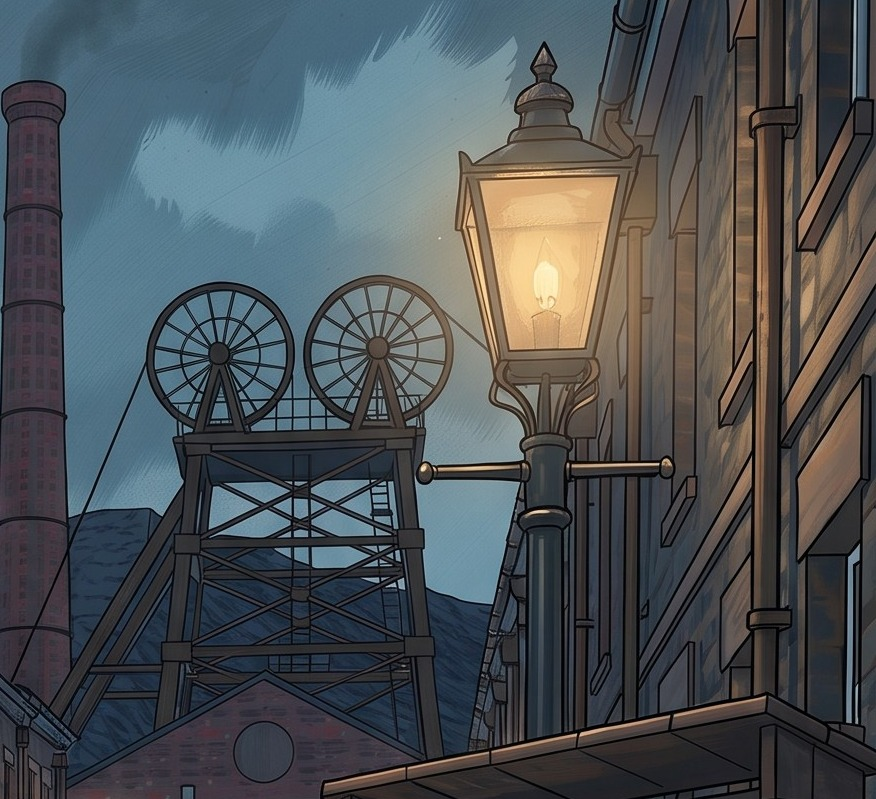
#> input picture austerity-explainer/working-files/session-scratch/plan3/why/lightcheck/c1-lamp-pithead.jpg, 876 x 799 px
$ python measure.py c1-lamp-pithead.jpg
#> lines starting #> are read from the running program, lines starting #| are printed output that depends on the picture; after the words box and inside, x2 and y2 are one past the last pixel; in counts of white or black regions, pixels touching at a corner belong together
import sys, numpy as np
from PIL import Image
p = sys.argv[1]
im = Image.open(p).convert('RGB'); W,H = im.size
#> further down, im is the input picture: PIL image 876x799 RGB; mean R, G, B 77.2, 82.5, 85.8
#> after `W, H = im.size`: W = 876; H = 799
a = np.asarray(im).astype(np.float32)/255
R,G,B = a[...,0],a[...,1],a[...,2]
L = 0.2126*R+0.7152*G+0.0722*B
hsv = np.asarray(im.convert('HSV')).astype(np.float32)
h = hsv[...,0]/255*360; s = hsv[...,1]/255; v = hsv[...,2]/255
#> after `h = hsv[..., 0] / 255 * 360`:
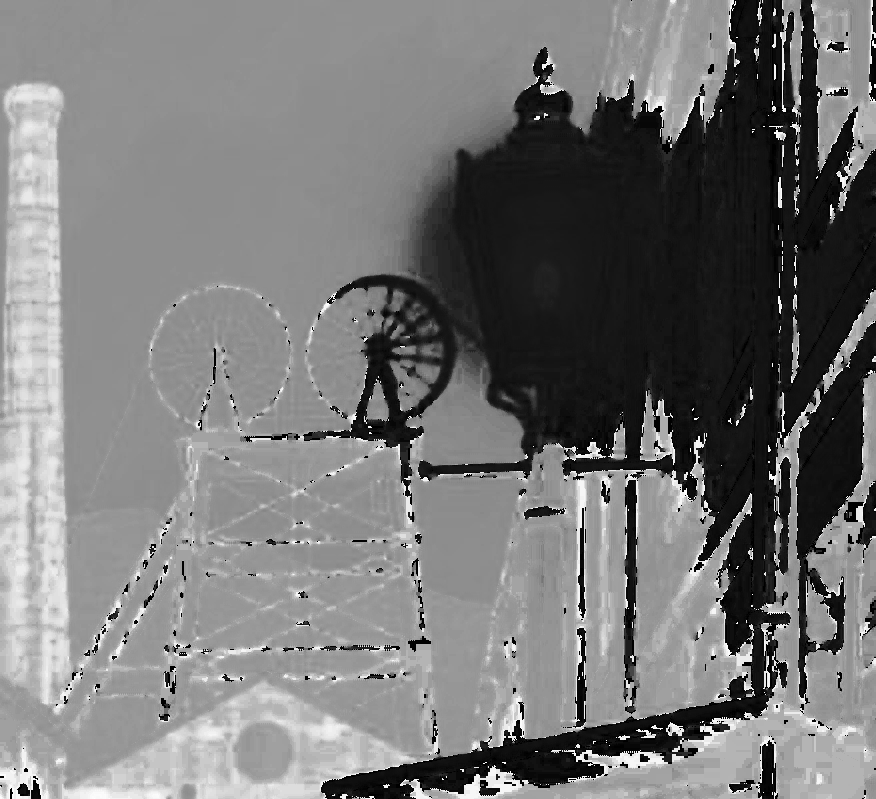
#> h: shape (799, 876) float32; min 0, max 355.8, mean 166.2; drawn with min black and max white
#> after `s = hsv[..., 1] / 255`:
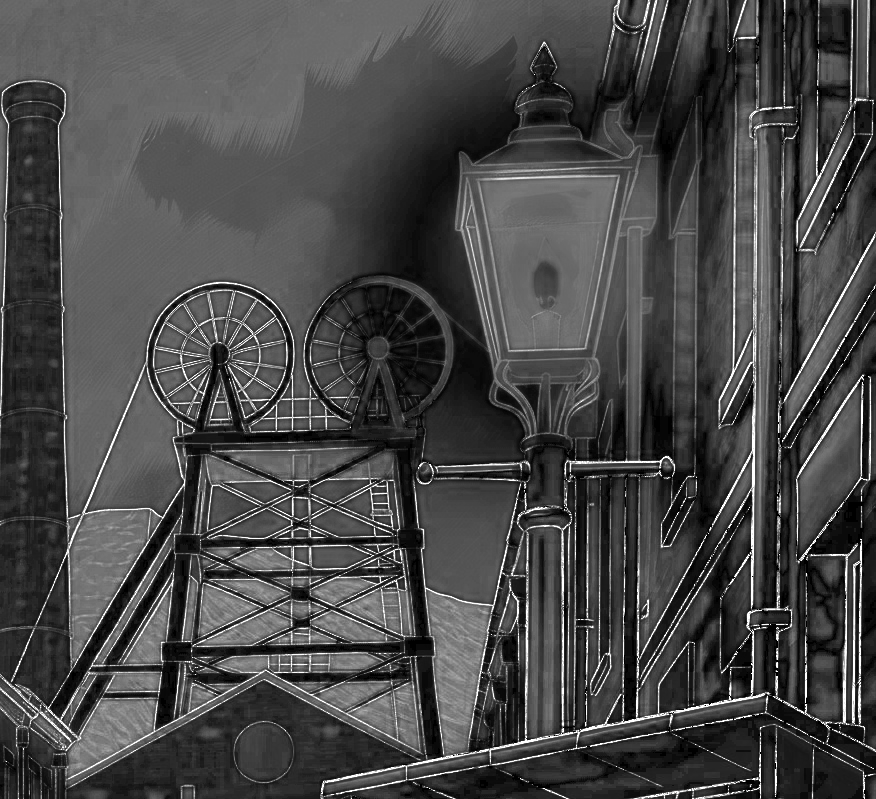
#> s: shape (799, 876) float32; min 0, max 1, mean 0.282
print('size',W,H,'mean L',L.mean().round(3))
#| size 876 799 mean L 0.32
# cool vs warm
cool = (B > R+0.03)
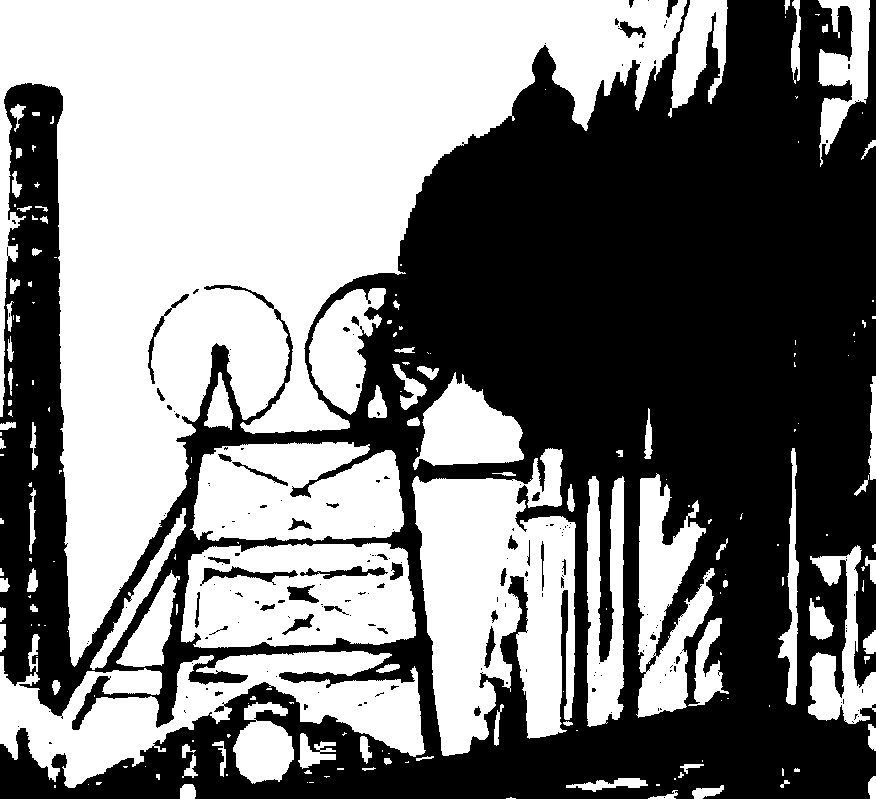
#> cool: shape (799, 876) bool; 49.7% white; 193 white regions (102 under 20 px), largest, box (x1, y1, x2, y2) and area: (0, 0, 687, 667) 187444, (412, 448, 576, 756) 33218, (0, 634, 426, 788) 25536
warm = (R > B+0.08) & (s>0.25)
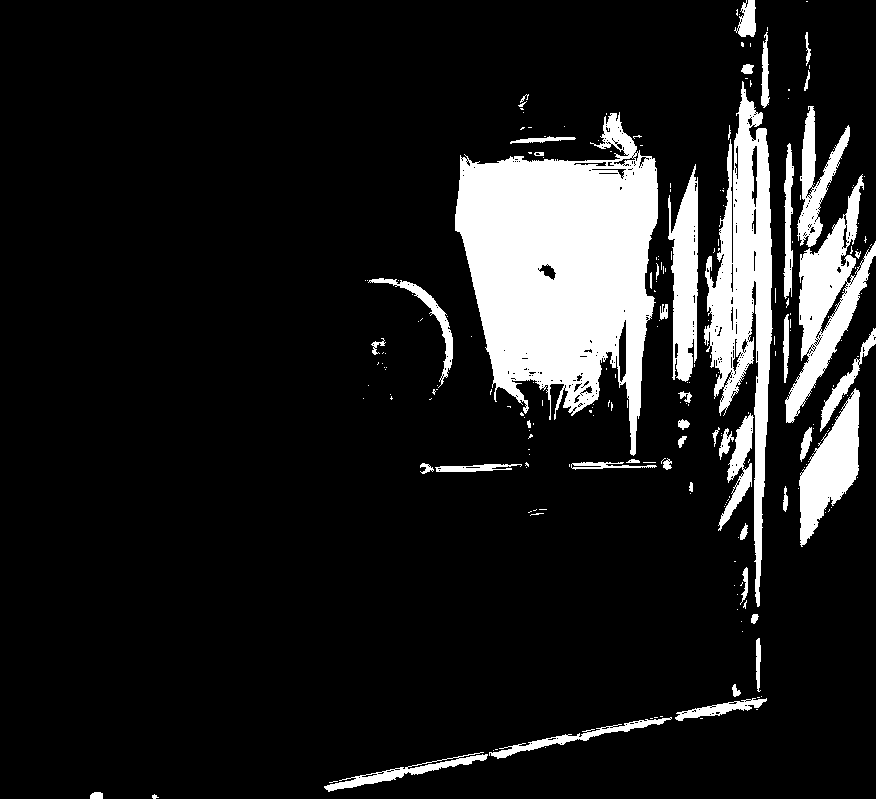
#> warm: shape (799, 876) bool; 12.5% white; 233 white regions (184 under 20 px), largest, box (x1, y1, x2, y2) and area: (455, 112, 658, 456) 41307, (704, 81, 773, 607) 14604, (785, 174, 876, 423) 7497
print('cool (blue > red) share %', round(cool.mean()*100,1), ' warm-ish (red>blue, saturated) share %', round(warm.mean()*100,1))
#| cool (blue > red) share % 49.7  warm-ish (red>blue, saturated) share % 12.5
for name,(x0,x1) in {'left third':(0,1/3),'mid third':(1/3,2/3),'right third':(2/3,1)}.items():
    sl = (slice(None), slice(int(x0*W),int(x1*W)))
    print(f'{name}: mean L {L[sl].mean():.3f}  cool% {cool[sl].mean()*100:.0f}  warm% {warm[sl].mean()*100:.1f}  L>0.6 % {(L[sl]>0.6).mean()*100:.2f}')
#> this loop made 3 passes
#| left third: mean L 0.303  cool% 73  warm% 0.0  L>0.6 % 0.07
#| mid third: mean L 0.384  cool% 58  warm% 12.8  L>0.6 % 9.87
#| right third: mean L 0.274  cool% 19  warm% 24.8  L>0.6 % 1.66
for name,(y0,y1) in {'top third':(0,1/3),'mid third':(1/3,2/3),'bottom third':(2/3,1)}.items():
    sl = (slice(int(y0*H),int(y1*H)), slice(None))
    print(f'{name}: mean L {L[sl].mean():.3f}  cool% {cool[sl].mean()*100:.0f}  warm% {warm[sl].mean()*100:.1f}  L>0.6 % {(L[sl]>0.6).mean()*100:.2f}')
# quadrants of 3x3
print('3x3 mean brightness (rows top->bottom, cols left->right):')
for r in range(3):
    print('  ', [round(float(L[int(r*H/3):int((r+1)*H/3), int(c*W/3):int((c+1)*W/3)].mean()),3) for c in range(3)])
# elements: boxes in display coords (1116 wide) -> scale
sc = W/1116
#> sc = 0.785
boxes = {
 'notice paper':(830,905,1020,1290),
 'notice key lines (PITS..NEW TERMS)':(840,1080,1010,1170),
 'notice headline NOTICE':(840,930,1010,990),
 'fire (drum top)':(590,1260,740,1335),
 'drum body':(565,1340,760,1645),
 'lantern':(862,1300,940,1470),
 'chair seat':(785,1425,1035,1480),
 'chair back':(955,1205,1080,1430),
 'street lamp glass':(815,290,935,440),
 'pithead wheels':(585,380,810,500),
 'sky beside wheels (lamp halo)':(560,520,790,640),
 'sky top-left':(80,40,460,300),
 'colliery gate':(575,850,770,940),
 'cart+sacks':(15,955,370,1145),
 'lit cobbles left':(300,1390,520,1570),
 'left near lamp':(232,712,290,800),
 'lit window left':(98,560,128,690),
 'bottom pavement strip':(0,1800,1116,2000),
}
print('\nelement: mean L | surround-ring L | contrast ratio | mean sat | warm%')
for k,(x0,y0,x1,y1) in boxes.items():
    X0,Y0,X1,Y1 = [int(t*sc) for t in (x0,y0,x1,y1)]
    inner = L[Y0:Y1,X0:X1]
    pad = int(0.5*max(X1-X0,Y1-Y0))
    oy0,oy1,ox0,ox1 = max(0,Y0-pad),min(H,Y1+pad),max(0,X0-pad),min(W,X1+pad)
    ring = L[oy0:oy1,ox0:ox1].copy(); m = np.ones_like(ring,bool); m[Y0-oy0:Y1-oy0, X0-ox0:X1-ox0]=False
    rl = ring[m].mean()
    print(f'{k:38s} {inner.mean():.3f} | {rl:.3f} | {(inner.mean()+0.05)/(rl+0.05):.2f} | {s[Y0:Y1,X0:X1].mean():.2f} | {warm[Y0:Y1,X0:X1].mean()*100:.0f}')
#> this loop made 18 passes
#> rl on passes 1 to 12: 0.194, 0.145, 0.182, nan, nan, nan, nan, nan, 0.393, 0.442, 0.34, 0.426
#| notice paper                           0.156 | 0.194 | 0.84 | 0.18 | 3
#| notice key lines (PITS..NEW TERMS)     nan | 0.145 | nan | nan | nan
#| notice headline NOTICE                 0.143 | 0.182 | 0.83 | 0.14 | 0
#| fire (drum top)                        nan | nan | nan | nan | nan
#| drum body                              nan | nan | nan | nan | nan
#| lantern                                nan | nan | nan | nan | nan
#| chair seat                             nan | nan | nan | nan | nan
#| chair back                             nan | nan | nan | nan | nan
#> (further printed lines are left out)
#> pass 1, `inner = L[Y0:Y1,X0:X1]`:
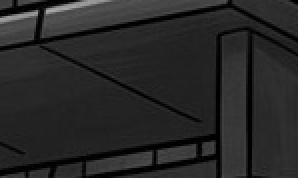
#> inner: shape (89, 149) float32 (shown 2 times larger); min 0, max 0.662, mean 0.156
#> pass 1, `ring = L[oy0:oy1, ox0:ox1].copy()`:
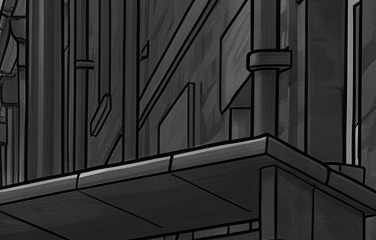
#> ring: shape (240, 376) float32; min 0, max 0.772, mean 0.189
#> pass 3, `ring = L[oy0:oy1, ox0:ox1].copy()`:
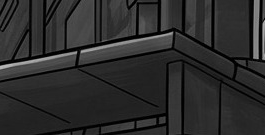
#> ring: shape (135, 265) float32; min 0, max 0.729, mean 0.175
# brightest 0.5% pixels: where
thr = np.quantile(L,0.995)
#> thr = 0.82
ys,xs = np.nonzero(L>=thr)
#> ys = 3507 values from 172 to 512; xs = 3507 values, max 597 at index 632, min 421 at index 3486, mean 536
print('\nbrightest 0.5% pixels threshold',round(float(thr),3))
#| brightest 0.5% pixels threshold 0.82
hist = {}
for nm,(x0,y0,x1,y1) in boxes.items():
    X0,Y0,X1,Y1 = [int(t*sc) for t in (x0,y0,x1,y1)]
    n = ((xs>=X0)&(xs<X1)&(ys>=Y0)&(ys<Y1)).sum()
    if n: hist[nm]=n
#> this loop made 18 passes
#> n on passes 1 to 12: 0, 0, 0, 0, 0, 0, 0, 0, 0, 388, 2, 0
#> after the loop, hist = {'pithead wheels': 388, 'sky beside wheels (lamp halo)': 2}
tot=len(xs)
#> tot = 3507
for k,v_ in sorted(hist.items(), key=lambda t:-t[1]): print(f'  {k}: {v_/tot*100:.0f}%')
#> this loop made 2 passes
#|   pithead wheels: 11%
#|   sky beside wheels (lamp halo): 0%

$ run again, on austerity-explainer/working-files/session-scratch/plan3/why/lightcheck/c3-road-end.jpg
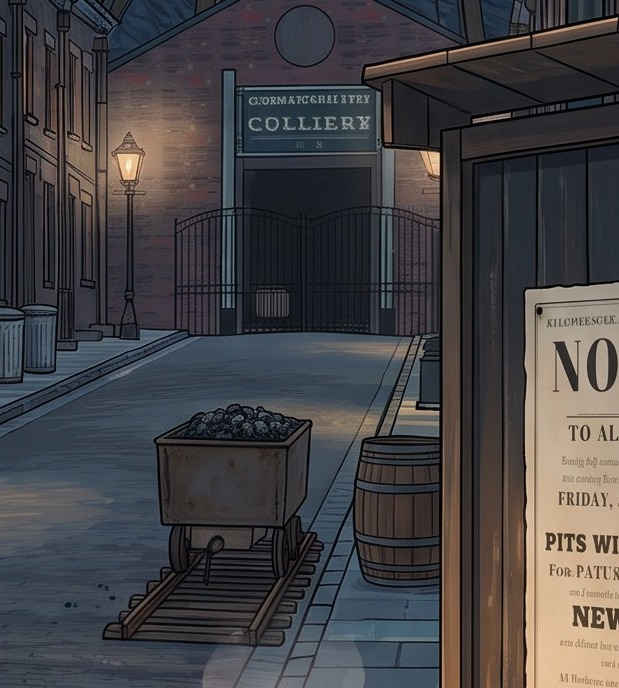
#> input picture austerity-explainer/working-files/session-scratch/plan3/why/lightcheck/c3-road-end.jpg, 619 x 688 px
#> im is the input picture: PIL image 619x688 RGB; mean R, G, B 68.5, 66.8, 69.1
#| size 619 688 mean L 0.264
#> `cool = (B > R+0.03)`:
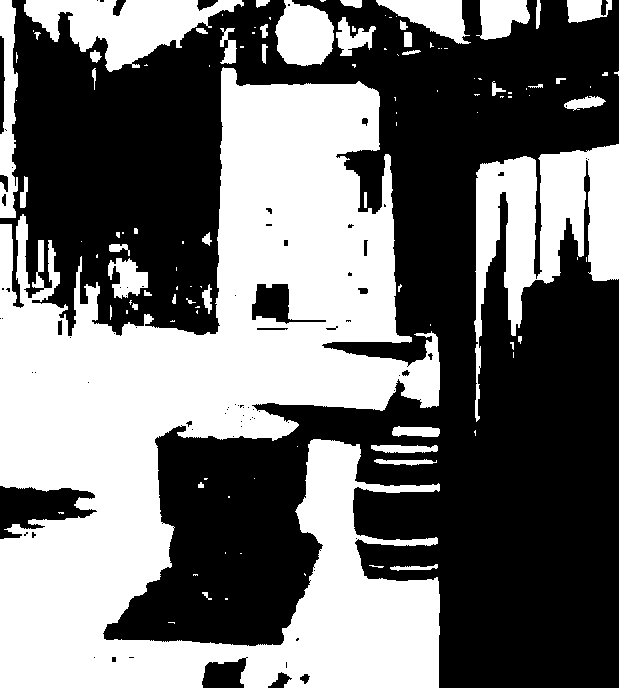
#> cool: shape (688, 619) bool; 44.2% white; 116 white regions (67 under 20 px), largest, box (x1, y1, x2, y2) and area: (0, 67, 440, 688) 147892, (474, 144, 619, 422) 16330, (24, 0, 244, 72) 7786
#> warm: shape (688, 619) bool; 11.4% white; 212 white regions (174 under 20 px), largest, box (x1, y1, x2, y2) and area: (479, 317, 619, 688) 27945, (67, 92, 208, 223) 8893, (441, 340, 461, 688) 5558
#| cool (blue > red) share % 44.2  warm-ish (red>blue, saturated) share % 11.4
#> the loop `for name,(x0,x1) in {'left third':(0,1/3),'mid third':(1/3,2/3),'right..` made 3 passes
#| left third: mean L 0.249  cool% 54  warm% 6.8  L>0.6 % 0.40
#| mid third: mean L 0.227  cool% 60  warm% 0.9  L>0.6 % 0.13
#| right third: mean L 0.315  cool% 19  warm% 26.3  L>0.6 % 20.58
#> the loop `for name,(y0,y1) in {'top third':(0,1/3),'mid third':(1/3,2/3),'bottom..` made 3 passes
#| top third: mean L 0.221  cool% 37  warm% 9.3  L>0.6 % 0.87
#| mid third: mean L 0.257  cool% 53  warm% 2.1  L>0.6 % 7.77
#| bottom third: mean L 0.314  cool% 42  warm% 22.6  L>0.6 % 12.51
#> the loop `for r in range(3):` made 3 passes
#|    [0.268, 0.217, 0.178]
#|    [0.226, 0.22, 0.323]
#|    [0.253, 0.244, 0.444]
#> the loop `for k,(x0,y0,x1,y1) in boxes.items():` made 18 passes
#> rl on passes 1 to 8: 0.389, 0.466, 0.421, 0.359, 0.353, 0.432, nan, 0.509
#> (printed output is left out)
#> pass 2, `ring = L[oy0:oy1, ox0:ox1].copy()`:
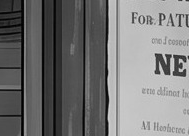
#> ring: shape (136, 189) float32; min 0.000566, max 0.854, mean 0.462
#> thr = 0.771
#> ys = 2150 values from 152 to 687; xs = 2150 values, max 618 at index 2115, min 118 at index 22, mean 499.1
#| brightest 0.5% pixels threshold 0.771
#> the loop `for nm,(x0,y0,x1,y1) in boxes.items():` made 18 passes
#> n on passes 1 to 8: 1251, 242, 92, 0, 0, 0, 0, 490
#> after the loop `for nm,(x0,y0,x1,y1) in boxes.items():`: hist = {'notice paper': 1251, 'notice key lines (PITS..NEW TERMS)': 242, 'notice headline NOTICE': 92, 'chair back': 490, 'sky top-left': 178}
#> tot = 2150
#> the loop `for k,v_ in sorted(hist.items(), key=lambda t:-t[1]): print(f'  {k}: {..` made 5 passes
#> (printed output is left out)

$ run again, on austerity-explainer/working-files/session-scratch/plan3/why/lightcheck/c4-cobbles-bottom.jpg
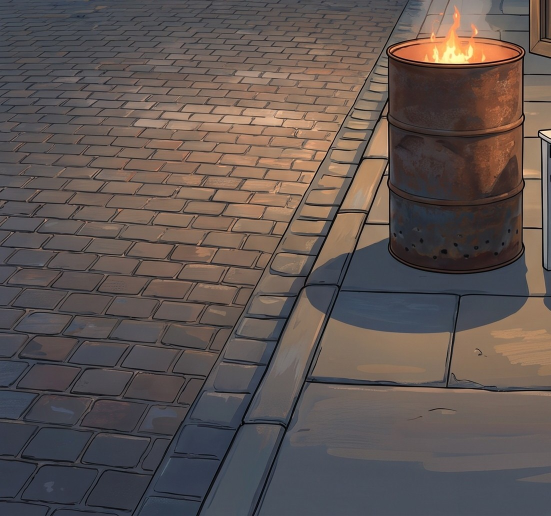
#> input picture austerity-explainer/working-files/session-scratch/plan3/why/lightcheck/c4-cobbles-bottom.jpg, 1101 x 1032 px (shown at 1/2 size)
#> im is the input picture: PIL image 1101x1032 RGB; mean R, G, B 96.1, 85.3, 81.9
#| size 1101 1032 mean L 0.342
#> `cool = (B > R+0.03)`:
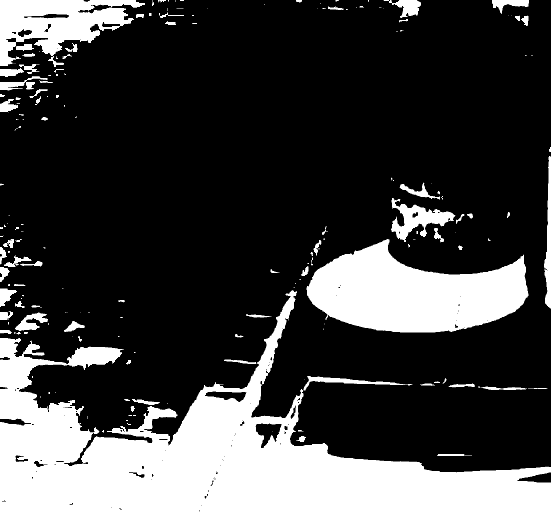
#> cool: shape (1032, 1101) bool (shown at 1/2 size); 25.1% white; 189 white regions (102 under 20 px), largest, box (x1, y1, x2, y2) and area: (0, 580, 1101, 1032) 188527, (613, 478, 1057, 665) 52405, (0, 0, 290, 134) 20361
#> warm: shape (1032, 1101) bool; 27.2% white; 875 white regions (715 under 20 px), largest, box (x1, y1, x2, y2) and area: (197, 81, 764, 546) 129400, (773, 10, 1082, 454) 58376, (903, 596, 1101, 771) 24840
#| cool (blue > red) share % 25.1  warm-ish (red>blue, saturated) share % 27.2
#> the loop `for name,(x0,x1) in {'left third':(0,1/3),'mid third':(1/3,2/3),'right..` made 3 passes
#| left third: mean L 0.304  cool% 29  warm% 9.0  L>0.6 % 0.10
#| mid third: mean L 0.383  cool% 23  warm% 38.8  L>0.6 % 2.78
#| right third: mean L 0.340  cool% 23  warm% 33.7  L>0.6 % 3.51
#> the loop `for name,(y0,y1) in {'top third':(0,1/3),'mid third':(1/3,2/3),'bottom..` made 3 passes
#| top third: mean L 0.378  cool% 7  warm% 39.3  L>0.6 % 5.56
#| mid third: mean L 0.340  cool% 18  warm% 33.7  L>0.6 % 0.82
#| bottom third: mean L 0.309  cool% 50  warm% 8.5  L>0.6 % 0.00
#> the loop `for r in range(3):` made 3 passes
#|    [0.336, 0.439, 0.359]
#|    [0.336, 0.398, 0.288]
#|    [0.241, 0.312, 0.373]
#> the loop `for k,(x0,y0,x1,y1) in boxes.items():` made 18 passes
#> rl on passes 1 to 8: 0.372, 0.309, 0.339, nan, nan, nan, nan, nan
#> (printed output is left out)
#> pass 3, `inner = L[Y0:Y1,X0:X1]`:
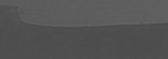
#> inner: shape (59, 168) float32; min 0.294, max 0.394, mean 0.332
#> thr = 0.689
#> ys = 5683 values from 26 to 439; xs = 5683 values, max 1100 at index 4947, min 90 at index 5682, mean 837.4
#| brightest 0.5% pixels threshold 0.689
#> the loop `for nm,(x0,y0,x1,y1) in boxes.items():` made 18 passes
#> n on passes 1 to 8: 0, 0, 0, 0, 0, 0, 0, 0
#> after the loop `for nm,(x0,y0,x1,y1) in boxes.items():`: hist = {'pithead wheels': 29, 'sky top-left': 12}
#> tot = 5683
#> the loop `for k,v_ in sorted(hist.items(), key=lambda t:-t[1]): print(f'  {k}: {..` made 2 passes
#> (k, v_) on passes 1 to 2: ('pithead wheels', 29), ('sky top-left', 12)
#> (printed output is left out)

$ run again, on austerity-explainer/working-files/session-scratch/plan3/why/lightcheck/c5-under-chair.jpg
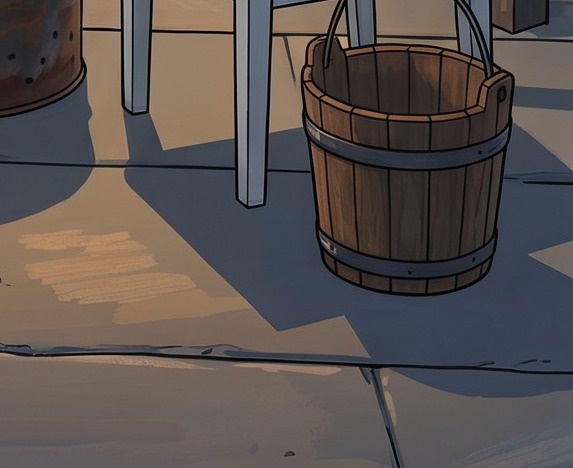
#> input picture austerity-explainer/working-files/session-scratch/plan3/why/lightcheck/c5-under-chair.jpg, 573 x 468 px
#> im is the input picture: PIL image 573x468 RGB; mean R, G, B 89.3, 81.2, 78.9
#| size 573 468 mean L 0.325
#> cool: shape (468, 573) bool; 31.4% white; 19 white regions (7 under 20 px), largest, box (x1, y1, x2, y2) and area: (125, 0, 573, 399) 67323, (0, 81, 94, 221) 8881, (470, 416, 573, 468) 2284
#> warm: shape (468, 573) bool; 25.3% white; 120 white regions (94 under 20 px), largest, box (x1, y1, x2, y2) and area: (0, 167, 351, 348) 30676, (271, 2, 505, 140) 11082, (151, 0, 233, 149) 10820
#| cool (blue > red) share % 31.4  warm-ish (red>blue, saturated) share % 25.3
#> the loop `for name,(x0,x1) in {'left third':(0,1/3),'mid third':(1/3,2/3),'right..` made 3 passes
#| left third: mean L 0.385  cool% 18  warm% 43.1  L>0.6 % 0.12
#| mid third: mean L 0.329  cool% 32  warm% 25.9  L>0.6 % 0.38
#| right third: mean L 0.260  cool% 44  warm% 6.8  L>0.6 % 0.00
#> the loop `for name,(y0,y1) in {'top third':(0,1/3),'mid third':(1/3,2/3),'bottom..` made 3 passes
#| top third: mean L 0.323  cool% 22  warm% 33.9  L>0.6 % 0.49
#| mid third: mean L 0.301  cool% 49  warm% 30.4  L>0.6 % 0.00
#| bottom third: mean L 0.350  cool% 24  warm% 11.5  L>0.6 % 0.01
#> the loop `for r in range(3):` made 3 passes
#|    [0.337, 0.359, 0.274]
#|    [0.43, 0.266, 0.208]
#|    [0.387, 0.362, 0.3]
#> the loop `for k,(x0,y0,x1,y1) in boxes.items():` made 18 passes
#> rl on passes 1 to 8: 0.328, nan, 0.345, nan, nan, nan, nan, nan
#> (printed output is left out)
#> pass 3, `ring = L[oy0:oy1, ox0:ox1].copy()`:
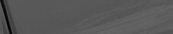
#> ring: shape (34, 173) float32; min 0.00507, max 0.406, mean 0.345
#> thr = 0.575
#> ys = 1341 values from 0 to 363; xs = 1341 values, max 347 at index 647, min 0 at index 1293, mean 211.3
#| brightest 0.5% pixels threshold 0.575
#> the loop `for nm,(x0,y0,x1,y1) in boxes.items():` made 18 passes
#> n on passes 1 to 8: 0, 0, 0, 0, 0, 0, 0, 0
#> after the loop `for nm,(x0,y0,x1,y1) in boxes.items():`: hist = {'sky top-left': 235}
#> tot = 1341
#> the loop `for k,v_ in sorted(hist.items(), key=lambda t:-t[1]): print(f'  {k}: {..` made 1 pass
#> (k, v_) on pass 1: ('sky top-left', 235)
#> (printed output is left out)
